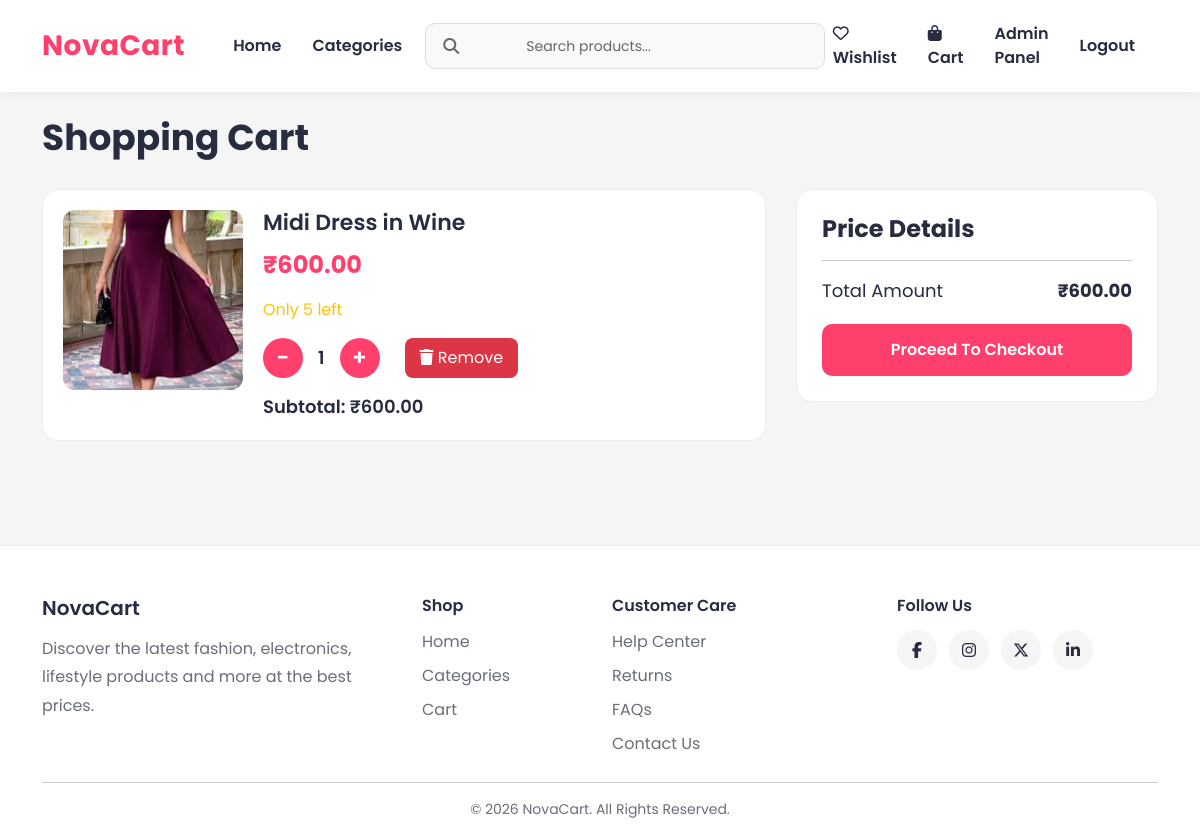
Page /cart/ (signed in) on the earlier database version.
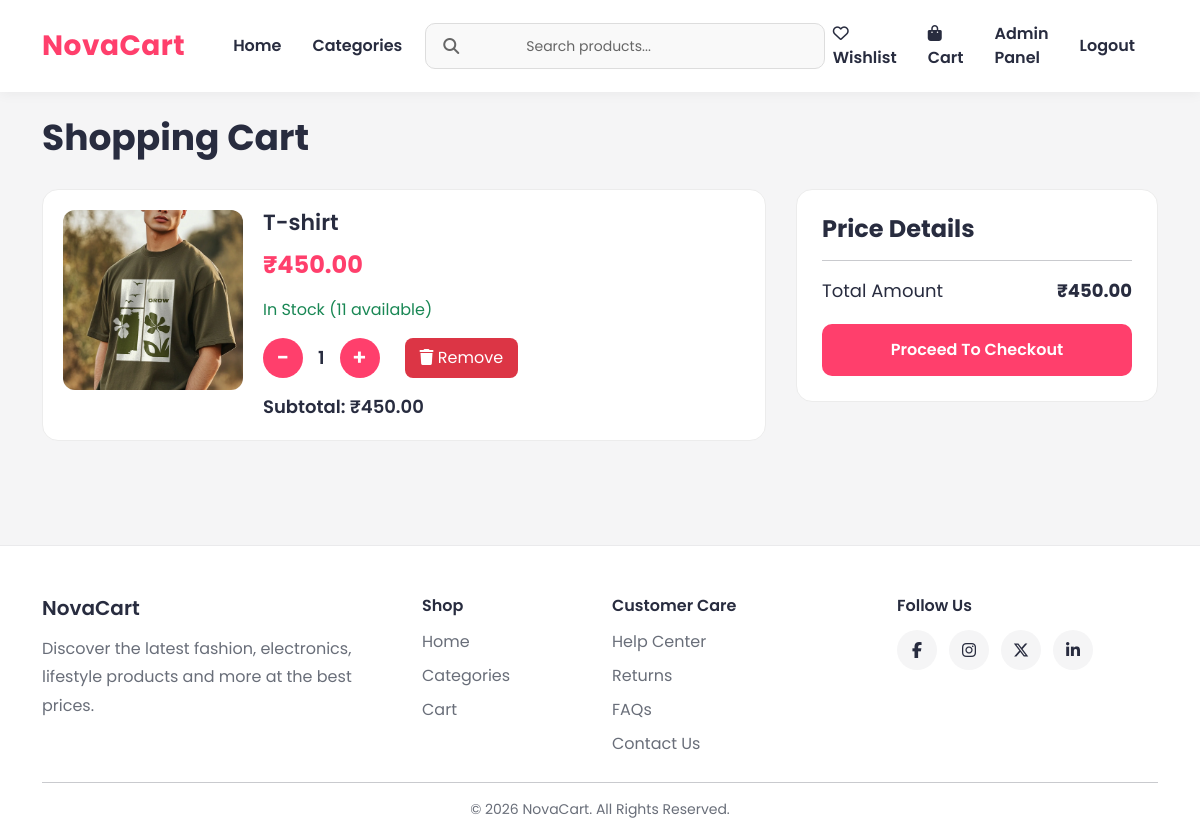
Same page on the later database version.
### order/models.py (models this page shows, shortened)
class CartItem(models.Model):
    cart = models.ForeignKey(
        Cart,
        on_delete=models.CASCADE
    )
    product = models.ForeignKey(
        Product,
        on_delete=models.CASCADE
    )
    quantity = models.PositiveIntegerField(
        default=1
    )
    def get_subtotal(self):
        return self.product.price * self.quantity

### store/models.py (models this page shows, shortened)
class Product(models.Model):
    category = models.ForeignKey(
        Categories,
        on_delete=models.CASCADE
    )
    subcategory = models.ForeignKey(
        SubCategory,
        on_delete=models.CASCADE,
        null=True,
        blank=True
    )
    name = models.CharField(max_length=255)
    description = models.TextField()
    price = models.DecimalField(max_digits=10, decimal_places=2)
    image = models.ImageField(upload_to='product_images/')
    stock = models.PositiveIntegerField(default=0)

### order/views.py (the view)
# urls.py: path('', views.cart_view, name='cart'),
@login_required
def cart_view(request):
    user_cart, created = Cart.objects.get_or_create(
        user=request.user
    )
    cart_items = CartItem.objects.filter(
        cart=user_cart
    )
    total_price = sum(
        item.product.price * item.quantity
        for item in cart_items
    )
    return render(
        request,
        'cart.html',
        {
            'cart_items': cart_items,
            'total_price': total_price
        }
    )

### store/context_processors.py (called while the page is built)
def categories_processor(request):
    return {
        'categories': Categories.objects.all()
    }

### templates/cart.html (shortened to what this page needs)
{% extends 'base.html' %}
{% block content %}
<h1 class="cart-page-title">
    Shopping Cart
</h1>
{% if cart_items %}
<div class="cart-layout">
    <div>
        {% for item in cart_items %}
        <div class="cart-item-card">
            <div class="cart-item-image">
                <img
                    src="{{ item.product.image.url }}"
                    alt="{{ item.product.name }}"
                >
            </div>
            <div class="cart-item-info">
                <h4>{{ item.product.name }}</h4>
                <div class="cart-price">
    ₹{{ item.product.price }}
</div>
{% if item.product.stock > 5 %}
<p class="text-success">
    In Stock
    ({{ item.product.stock }} available)
</p>
{% elif item.product.stock > 0 %}
<p class="text-warning">
    Only {{ item.product.stock }} left
</p>
{% else %}
<p class="text-danger">
    Out Of Stock
</p>
{% endif %}
                <div class="quantity-wrapper">
                    <a href="{% url 'decrease_quantity' item.id %}"
                       class="qty-btn">
                        -
                    </a>
                    <span class="qty-value">
                        {{ item.quantity }}
                    </span>
                    <a href="{% url 'increase_quantity' item.id %}"
                       class="qty-btn">
                        +
                    </a>
                    <a href="{% url 'remove_from_cart' item.id %}"
   class="remove-cart-btn">
    <i class="fas fa-trash"></i>
    Remove
</a>
                </div>
                <div class="subtotal-text">
                    Subtotal: ₹{{ item.get_subtotal }}
                </div>
            </div>
        </div>
        {% endfor %}
    </div>
    <div>
        <div class="cart-summary-card">
            <h4>Price Details</h4>
            <hr>
            <div class="summary-row">
                <span>Total Amount</span>
                <strong>₹{{ total_price }}</strong>
            </div>
            <a href="{% url 'checkout' %}"
               class="checkout-button">
                Proceed To Checkout
            </a>
        </div>
    </div>
</div>
{% endif %}
{% endblock %}

### templates/base.html (shortened to what this page needs)
{% load static %}
<!DOCTYPE html>
<html lang="en">
<head>
    <link href="https://cdn.jsdelivr.net/npm/bootstrap@5.3.3/dist/css/bootstrap.min.css" rel="stylesheet">
    <link rel="stylesheet"
          href="https://cdnjs.cloudflare.com/ajax/libs/font-awesome/6.5.1/css/all.min.css">
    <link rel="stylesheet" href="{% static 'css/style.css' %}">
</head>
<body>
<nav class="navbar navbar-expand-lg custom-navbar sticky-top">
    <div class="container">
        <a class="navbar-brand logo" href="/">
            NovaCart
        </a>
        <div class="collapse navbar-collapse" id="navbarContent">
            <ul class="navbar-nav ms-4">
                <li class="nav-item">
                    <a class="nav-link" href="/">Home</a>
                </li>
                <li class="nav-item mega-parent">
    <a class="nav-link" href="/categories/">
        Categories
    </a>
</li>
            </ul>
            <form class="search-form" method="GET" action="{% url 'search' %}">
                <div class="search-wrapper">
                    <i class="fas fa-search"></i>
                    <input type="text"
                           value="{{ query }}"
                           name="q"
                           placeholder="Search products...">
                </div>
            </form>
            <ul class="navbar-nav ms-auto align-items-lg-center align-items-start">
    <li class="nav-item">
        <a class="nav-link" href="{% url 'wishlist' %}">
            <i class="far fa-heart"></i>
            Wishlist
        </a>
    </li>
    <li class="nav-item">
        <a class="nav-link cart-link" href="/cart/">
            <i class="fas fa-shopping-bag"></i>
            Cart
        </a>
    </li>
                {% if user.is_authenticated %}
<li class="nav-item">
    {% if user.is_staff %}
        <a href="{% url 'dashboard_home' %}"
           class="nav-link">
            Admin Panel
        </a>
    {% else %}
        <a href="{% url 'profile' %}"
           class="nav-link">
            Hi, {{ user.username }}
        </a>
    {% endif %}
</li>
                <li class="nav-item">
                    <a href="{% url 'logout' %}" class="nav-link text-danger">
    Logout
</a>
                </li>
                {% endif %}
            </ul>
        </div>
    </div>
</nav>
<div class="container py-4">
    {% block content %}
    {% endblock %}
</div>
<footer class="footer">
    <div class="container">
        <div class="row g-4">
            <div class="col-md-4">
                <h5>NovaCart</h5>
                <p>
                    Discover the latest fashion, electronics,
                    lifestyle products and more at the best prices.
                </p>
            </div>
            <div class="col-md-2">
                <h6>Shop</h6>
                <a href="/">Home</a>
                <a href="/categories/">Categories</a>
                <a href="/cart/">Cart</a>
            </div>
            <div class="col-md-3">
                <h6>Customer Care</h6>
                <a href="#">Help Center</a>
                <a href="#">Returns</a>
                <a href="#">FAQs</a>
                <a href="#">Contact Us</a>
            </div>
            <div class="col-md-3">
                <h6>Follow Us</h6>
                <div class="social-icons">
                    <a href="#"><i class="fab fa-facebook-f"></i></a>
                    <a href="#"><i class="fab fa-instagram"></i></a>
                    <a href="#"><i class="fab fa-x-twitter"></i></a>
                    <a href="#"><i class="fab fa-linkedin-in"></i></a>
                </div>
            </div>
        </div>
        <hr>
        <div class="text-center footer-bottom">
            © 2026 NovaCart. All Rights Reserved.
        </div>
    </div>
</footer>
</body>
</html>

### static/css/style.css (style rules this page uses)
* { margin:0; padding:0; box-sizing:border-box; }
body { font-family:'Poppins',sans-serif; background:#f5f5f6; color:#282c3f; min-height:100vh; }
a { text-decoration:none; }
img { max-width:100%; }
.custom-navbar { background:#ffffff; box-shadow:0 2px 12px rgba(0,0,0,0.05); padding:14px 0; }
.logo { font-size:28px; font-weight:700; color:#ff3f6c !important; letter-spacing:0.5px; }
.navbar-nav .nav-link { color:#282c3f !important; font-weight:600; margin-right:15px; transition:0.3s; }
.mega-parent { position:relative; }
.search-form { width:100%; max-width:500px; }
.search-wrapper { position:relative; width:100%; }
.search-wrapper i { position:absolute; left:18px; top:50%; transform:translateY(-50%); color:#666; z-index:2; }
.search-wrapper input { box-sizing:border-box; width:100%; padding-left: 50px !important; height:46px; border:1px solid #ddd !important; background:#f9f9f9 !important; font-size:14px !important; text-indent:0 !important; padding-inline-start: 50px !important; }
.search-wrapper input::placeholder { color:#666 !important; font-size:14px !important; padding-left:50px !important; text-indent:0 !important; transform: none; padding-right:50px !important; }
.cart-link { font-weight:600; }
.cart-link i { margin-right:6px; }
.container { position:relative; }
form input, form select, form textarea { border:1px solid #d4d5d9 !important; border-radius:10px !important; padding:12px !important; width:100%; }
.footer { background:#ffffff; margin-top:60px; border-top:1px solid #eaeaec; padding:50px 0 20px; }
.footer h5, .footer h6 { color:#282c3f; font-weight:600; margin-bottom:15px; }
.footer p { color:#696e79; line-height:1.8; }
.footer a { display:block; color:#696e79; margin-bottom:10px; transition:0.3s; }
.social-icons { display:flex; gap:12px; }
.social-icons a { width:40px; height:40px; border-radius:50%; background:#f5f5f6; display:flex; align-items:center; justify-content:center; color:#282c3f; transition:0.3s; }
.footer-bottom { color:#696e79; font-size:14px; }
.cart-page-title { font-size:36px; font-weight:700; margin-bottom:30px; color:#282c3f; }
.cart-layout { display:grid; grid-template-columns:2fr 1fr; gap:30px; }
.cart-item-card { background:#ffffff; border:1px solid #ececec; border-radius:16px; padding:20px; display:flex; gap:20px; margin-bottom:20px; transition:0.3s; }
.cart-item-image { width:180px; flex-shrink:0; }
.cart-item-image img { width:100%; height:180px; object-fit:cover; border-radius:12px; }
.cart-item-info { flex:1; }
.cart-item-info h4 { font-size:22px; font-weight:600; margin-bottom:10px; color:#282c3f; }
.cart-price { color:#ff3f6c; font-size:24px; font-weight:700; margin-bottom:15px; }
.quantity-wrapper { display:flex; align-items:center; gap:15px; margin-bottom:15px; }
.qty-btn { width:40px; height:40px; background:#ff3f6c; color:white; border-radius:50%; display:flex; align-items:center; justify-content:center; font-size:22px; font-weight:600; }
.qty-value { font-size:18px; font-weight:600; }
.subtotal-text { font-size:18px; font-weight:600; color:#282c3f; }
.cart-summary-card { background:#ffffff; border:1px solid #ececec; border-radius:16px; padding:25px; position:sticky; top:100px; }
.cart-summary-card h4 { font-weight:700; margin-bottom:15px; }
.summary-row { display:flex; justify-content:space-between; margin-bottom:20px; font-size:18px; }
.checkout-button { display:block; width:100%; text-align:center; background:#ff3f6c; color:white; padding:14px; border-radius:10px; font-weight:600; transition:0.3s; }
.remove-cart-btn { background:#dc3545; color:white; padding:8px 15px; border-radius:8px; margin-left:10px; transition:.3s; }

Differences in the rows shown:
removed CartItem: product.image (picture), product.name "Midi Dress in Wine", product.price "600.00", product.stock "5", quantity "1", get_subtotal "600.00"
added CartItem: product.image (picture), product.name "T-shirt", product.price "450.00", product.stock "11", quantity "1", get_subtotal "450.00"
Other differences:
{{ total_price }}: "600.00" → "450.00"
